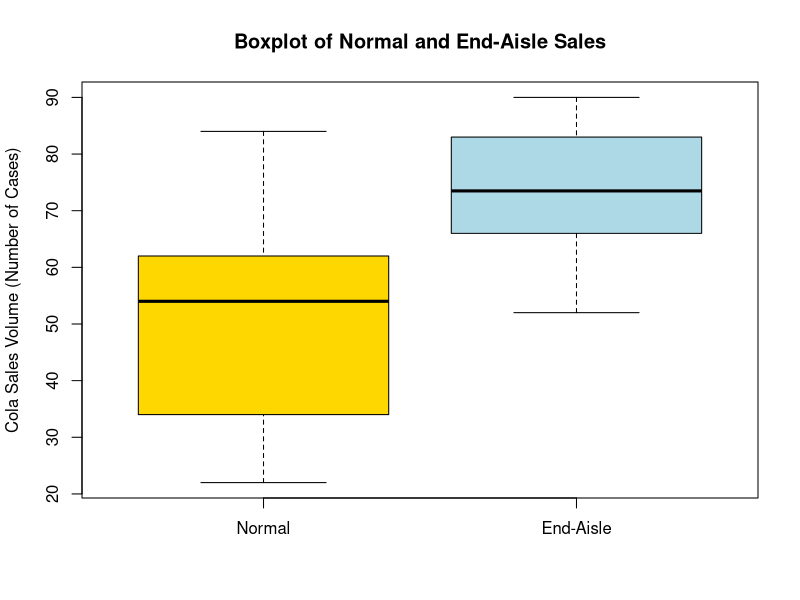

Source code (R): (Note: this script raises an error after producing the figure.)

## import data
Cola = read.csv("Cola.csv")

attach(Cola)

## visualise the sample data
boxplot(Normal, EndAisle, names=c("Normal", "End-Aisle"),
        ylab="Cola Sales Volume (Number of Cases)",
        main="Boxplot of Normal and End-Aisle Sales",
        col=c("gold", "light blue"))

#Testing for Normality on Normal Shelf data
shapiro.test(Normal)


#Testing for Normality on End Aisle Shelf data
shapiro.test(EndAisle)


#Testing for Equal variance
var.test(x=Normal, y=EndAisle)


## t test
t.test(Normal, EndAisle, var.equal=TRUE)


## F test
var.test(Normal, EndAisle)

detach(cola)